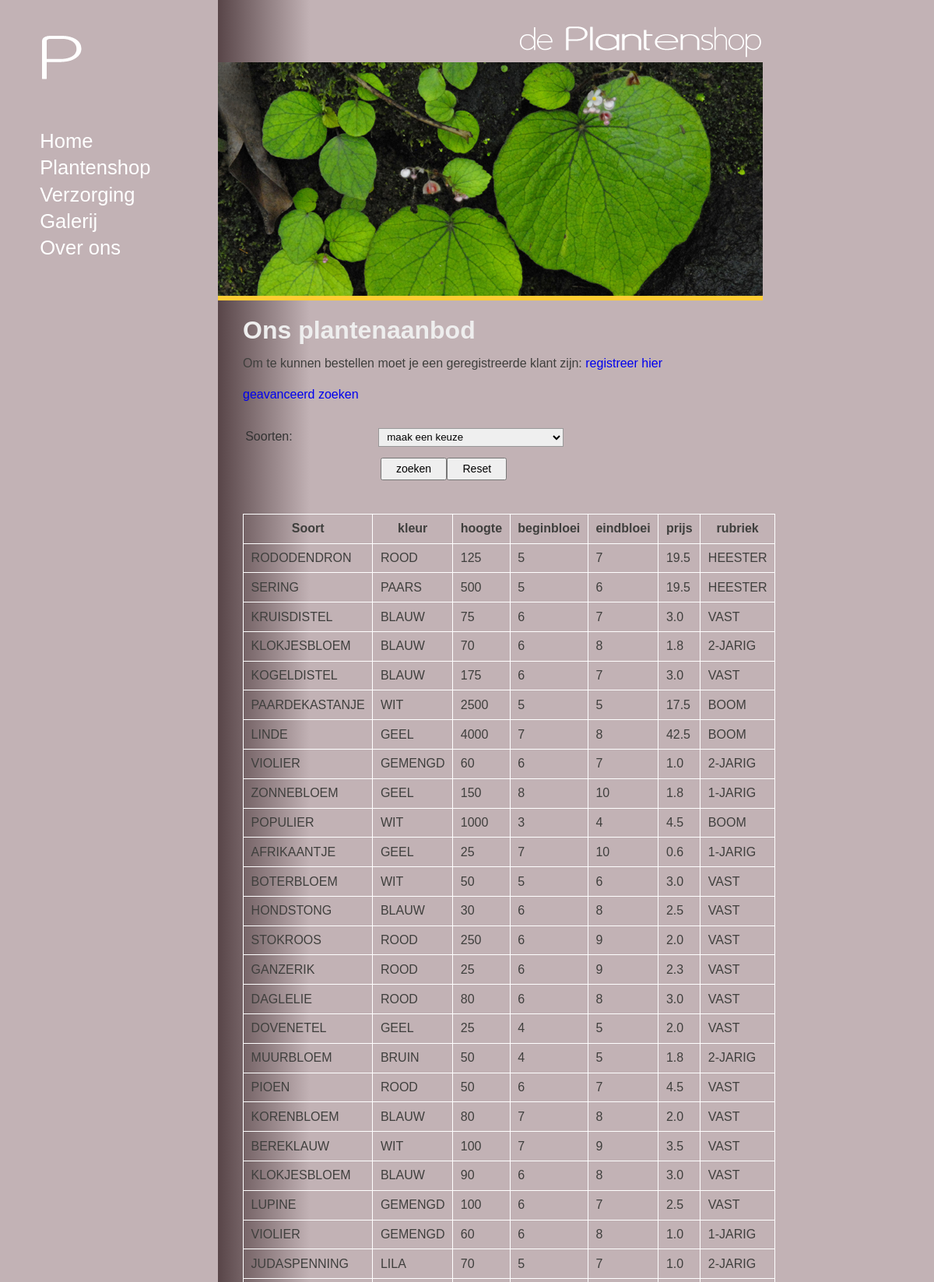
The app's page /index.php?page=shop (upper part) with its own data.
### tables this page shows
CREATE TABLE IF NOT EXISTS `planten` (
  `art_code` int(10) unsigned NOT NULL AUTO_INCREMENT,
  `plantennm` varchar(16) NOT NULL,
  `kleur` varchar(7) DEFAULT NULL,
  `hoogte` int(10) unsigned DEFAULT NULL,
  `bl_b` int(10) unsigned DEFAULT NULL,
  `bl_e` int(10) unsigned DEFAULT NULL,
  `prijs` double(15,1) DEFAULT NULL,
  `soort_id` int(10) unsigned NOT NULL,
  PRIMARY KEY (`art_code`) USING BTREE
);

CREATE TABLE IF NOT EXISTS `soorten` (
  `soort_id` int(10) unsigned NOT NULL AUTO_INCREMENT,
  `soort` varchar(45) NOT NULL,
  PRIMARY KEY (`soort_id`)
);

### services/plantenservice.php (called while the page is built, shortened)
<?php
require_once(__ROOT__.'/data/plantendao.php');
require_once(__ROOT__."/man/displayManager.php");
$Plant_DAO 	= new PlantenDAO();
$DM  		= new DisplayManager();
class PlantenService{
	public function geefTabelPlantenAdvanced($soort_id,$kleur, $hoogte_min, $hoogte_max){
		global $Plant_DAO;
		global $DM;
		$arrPlanten = $Plant_DAO->getArrayPlantenAdvanced($soort_id,$kleur, $hoogte_min, $hoogte_max);
		$titels = array("Soort","kleur","hoogte","beginbloei","eindbloei","prijs","rubriek");
		array_unshift($arrPlanten,$titels);
		$tbl_planten = $DM->arrayNaarTabelMKoppen($arrPlanten,"omlijnd","plantenlijst");
		return $tbl_planten;
	}
	public function geefDDAlleSoorten(){
		global $Plant_DAO;
		global $DM;
		$soorten 			= $Plant_DAO->getArrayAlleSoorten();
		$soortendropdown 	= $DM->soortenDropdown("soort_id",$soorten, null, "kies een soort",  false);
		return $soortendropdown;
	}
}
?>

### data/plantendao.php (called while the page is built, shortened)
<?php
require_once("entities/soorten.php");
class PlantenDAO extends AbstractDAO{
	public function getArrayPlantenAdvanced($soort_id, $kleur, $hoogte_min, $hoogte_max){
			$kleur 		= (empty($kleur))?"%":$kleur;
			$hoogte_min = intval($hoogte_min);
			$hoogte_max = intval($hoogte_max);
			$soort_id 	= (empty($soort_id))?"%":$soort_id;
			$sql  =  "SELECT p.art_code as code, p.plantennm as naam, p.kleur, p.hoogte, p.bl_b as beginbloei, p.bl_e as eindebloei, p.prijs, s.soort";
			$sql .= " FROM planten p ";
			$sql .= " INNER JOIN soorten s ON p.soort_id = s.soort_id";
			$sql .= " WHERE (p.kleur LIKE '".$kleur."'";
			$sql .= ")";
			$sql .= " AND p.hoogte	>".$hoogte_min. " AND p.hoogte<".$hoogte_max ;
			$sql .= " AND p.soort_id like '".$soort_id ."' ";
			$arrPlanten = array();
			$db = $this->createConnection();
			$result = $db->query($sql);
			if($result){
				while ($row = $result->fetch_array()){
					$plant = array($row["naam"],$row["kleur"],$row["hoogte"],$row["beginbloei"],$row["eindebloei"],$row["prijs"],$row["soort"]);
					array_push($arrPlanten,$plant);
				}
			}
			return $arrPlanten;
	}
	public function getArrayAlleSoorten(){
		$soorten = array();
		$db = $this->createConnection();
		$sql = "select * from soorten";
		$result = $db->query($sql);
		if($result){
			while ($row = $result->fetch_array()){
				$soort = new Soort($row["soort_id"],$row["soort"]);
				array_push($soorten,$soort);
			}
		}
		return $soorten;
	}
}
?>

### entities/soorten.php (called while the page is built, shortened)
<?php
class Soort {
	private $soort;
	private $soort_id;
	public function setSoortId($soort_id){
			$this->soort_id=$soort_id;
	}
	public function setSoort($soort){
		$this->soort=$soort;
	}
public function getSoortId(){
		return $this->soort_id;
	}
	public function getSoort(){
		return $this->soort;
	}
}
?>

### man/displayManager.php (the view, shortened to what this page needs)
<?php
require_once("HTMLManager.php");
class DisplayManager {
public function soortenDropdown($name,$soorten, $CSSclass=null, $title=null, $multiple=false){
	$a =  array();
	foreach ($soorten as $soort){
			$a[$soort->getSoortId()] = $soort->getSoort();
	}
	$dd = new DropDown($name, $a, $CSSclass, $title, null,  "maak een keuze", false, $multiple);
	return $dd;
}
	public function arrayNaarTabelMKoppen($lijst, $CSSclass=null, $id=null){
		$aantalRijen = count($lijst);
		$aantalKols = count($lijst[0]);
		$c = ($CSSclass==null)?"":" class='$CSSclass'";
		$i = ($id==null)?"":" id='$id'";
		$t = "<table $i $c>";
		$t .= "<thead><tr>";
		for($i=0;$i<$aantalKols;$i++){
			$t .= "<th>".$lijst[0][$i]."</th>" ;
			}
		$t .= "</tr></thead>";
		$t .= "<tbody>";
		for($i=1;$i<$aantalRijen;$i++){
			$t .= "<tr>";
			for($j=0;$j<$aantalKols;$j++){
				$t .= "<td>".$lijst[$i][$j]."</td>";
				}
			$t .= "</tr>";
		}
		$t .= "</tbody>";
		$t .= "</table>";
    	return $t;
    }
}
?>

### content/inhoud.php (shortened to what this page needs)
<?php
require_once("services/plantenservice.php");
$PS 	= new PlantenService();
function getMenu(){
	$str = "<ul id='menu'>
				<li><a href='index.php'>Home</a></li>
				<li><a href='index.php?page=shop'>Plantenshop</a></li>
				<li><a href='index.php?page=zorg'>Verzorging</a></li>
				<li><a href='index.php?page=galerij'>Galerij</a></li>
				<li><a href='index.php?page=about'>Over ons</a></li>
			</ul>";
	return $str;
}
function getPlanten($soort_id, $kleur, $hoogte_min, $hoogte_max){
	global $PS;
	$tbl_Planten 		= $PS->geefTabelPlantenAdvanced($soort_id, $kleur, $hoogte_min, $hoogte_max);
	$soortendropdown 	= $PS->geefDDAlleSoorten();
	$kleurendropdown 	= $PS->geefDDAlleKleuren();
	$soorten_dd 		= $soortendropdown	->parse();
	$kleuren_dd 		= $kleurendropdown	->parse();
	$str =  "<section>
			<h2>Ons plantenaanbod</h2>
    		<p>Om te kunnen bestellen moet je een geregistreerde klant zijn: <a href='index.php?page=registreer'>registreer hier</a></p>
			</section>";
	$str .= "<section>
			<div id='zoeken'>
      		<p><a id='adv_zoeken_link' href='#'>geavanceerd zoeken</a></p>
			<form name='frm1' id='frm1' class='cmxform' action='index.php' method='get'>
			<input type='hidden' name='page' value='shop' />
			<div><label for='soort_id'>Soorten: </label>". $soorten_dd . "</div>";
		$str .= "
				<div id='adv_zoeken' style='display:none' >";
		$str .= "<div><label for='kleur'>kleur: </label>". $kleuren_dd . "</div>";
		$str .= "<div>
					<label for='hoogte'>hoogte tussen: </label>
					<div class='controlbox vert'>
					<input type='text' id='hoogte_min' name='hoogte_min' size='4' class='kort' value='0'  /> en
					<input type='text' id='hoogte_max' name='hoogte_max' size='4' class='kort' value='5000' />
					</div>
					</div>";
		$str .= "<div>
					<label></label>
					<div class='controlbox vert'>
					</div>
					</div>";
		$str .= "</div>
				";
	$str .= "<div><label></label><div class='controlbox hor'><input type='submit' value='zoeken' /><input type='reset' /></div></div>
      		</form>
			</div>
			</section>";
	$str .= "<section>". $tbl_Planten. "</section>";
	return $str;
}
?>

### man/HTMLManager.php (shortened to what this page needs)
<?php
class HTMLElement {
	protected $id;
	protected $CSSclass;
	public function getId(){
		return $this->id;
	}
	public function getCSSclass(){
		return $this->CSSclass;
	}
	public function setId($id){
		$this->id = (string) $id;
	}
}
class Dropdown extends HTMLElement{
	private $defaultValue = array();
	private $selected;
	protected $values = array();
	public function __construct($name, array $values, $CSSclass=null, $title=null, $selected=null, $firstOption=null, $valueIsLabel=false, $multiple=false){
		$this->title = "";
	}
	public function setName($name){
		$this->name = (string) $name;
	}
	private function setValues(array $values = array()){
		foreach ($values as $key => $value){
			$this->values[$key] = $value;
		}
	}
	private function setFirstOption($label, $value=null){
		$this->defaultValue = array($label,$value);
	}
	public function setValueIsLabel($valueIsLabel){
		$this->valueIsLabel = (boolean) $valueIsLabel;
	}
	public function setMultiple($multiple){
		$this->multiple = (boolean) $multiple;
	}
	public function setTitle($title){
		$this->title = (string) $title;
	}
	public function getDefaultValue(){
		return $this->defaultValue;
	}
	public function getSelected(){
		return $this->selected;
	}
	public function getName(){
		return $this->name;
	}
	public function getValueIsLabel(){
		return $this->valueIsLabel;
	}
	private function makeOption($label, $value=null, $selected=false){
		$o  = "<option";
		$o .= " value='" . $value. "'";
		$o .= ">" . $label;
		$o .= "</option>\r\n";
		return $o;
	}
	public function parse(){
		$e = "<select id='".$this->getId()."' name='".$this->getId()."' title='".$this->title."' ";
		$e .= ">\r\n";
		$dv = $this->getDefaultValue();
		if(($this->multiple===false) && (count($dv)!=0)) $e .=  $this->makeOption($dv[0], $dv[1],false);
		foreach($this->values as $value => $label){
			$s = ($this->getSelected()==$label)?true:false;
			$v = ($this->getValueIsLabel()==true)?$label:$value;
			$e .=  $this->makeOption($label, $v, $s);
		}
		$e .= "</select>\r\n";
		return $e;
	}
}
?>

### index.php (shortened to what this page needs)
<?php
require_once(__ROOT__."/data/plantendao.php");
require_once(__ROOT__."/content/inhoud.php");
$tpl['title'] 							= "de Plantenshop, een vdab jQuery tutorial";
$tpl['body_id']							= "";
$tpl['links'] 							= getMenu();
$tpl['rechts'] 							= "";
$tpl['paginaScripts']					= "";
$tpl['paginaStylesheets']				= "";
$tpl['dyn'] 							= "";
if(isset($_GET['page'])){
	$page = $_GET['page'];
	switch ($page){
		case "shop":
			$soort_id 					= (isset($_GET['soort_id']))	?$_GET['soort_id']			:'%';
			$kleur 						= (isset($_GET['kleur']))		?$_GET['kleur']				:'%';
			$hoogte_min 				= (isset($_GET['hoogte_min']))	?intval($_GET['hoogte_min']):0;
			$hoogte_max 				= (isset($_GET['hoogte_max']))	?intval($_GET['hoogte_max']):5000;
			$tpl['title'] 				= "de Plantenshop: ons aanbod";
			$tpl['body_id'] 			= "shop";
			$tpl['rechts'] 				= getPlanten($soort_id, $kleur, $hoogte_min, $hoogte_max);
			break;
		}
	}
else {
		$tpl['body_id'] 				= "home";
		$tpl['rechts'] 					= getHome();
}
$tm = new TemplateManager();
$html = $tm->template($tpl);
echo $html;
?>

### css/plantenshop.css (style rules this page uses)
body { background:#C2B2B5; color:#FFFFFF; font-family:Verdana,Tahoma,sans-serif; font-size:100%; font-size-adjust:none; font-stretch:normal; font-style:normal; font-variant:normal; font-weight:normal; line-height:1.5em; }
body, div, dl, dt, dd, ul, ol, li, h1, h2, h3, h4, h5, h6, pre, form, fieldset, input, textarea, blockquote, th, td, p, table { margin:0; padding:0; }
a { text-decoration:none; }
ol, ul { list-style-image:none; list-style-position:outside; list-style-type:none; }
table { table-layout:auto; empty-cells:show; border-collapse: collapse; border:none; margin-bottom: 1em; }
th , td { border:none; margin:2px; padding:0.4em 0.6em; }
table.omlijnd, table.omlijnd td, table.omlijnd th { border:1px solid white; }
form, input, select, textarea { display:inline; }
aside { float:left; width:20%; min-width:280px; }
#right { float:left; width:60%; min-width:700px; padding-right:18px; background: #584548; background: -moz-linear-gradient(left, #584548 0%, #c2b2b5 16%, #c2b2b5 100%); background: -webkit-gradient(linear, left top, right top, color-stop(0%,#584548), color-stop(16%,#c2b2b5), color-stop(100%,#c2b2b5)); background: -webkit-linear-gradient(left, #584548 0%,#c2b2b5 16%,#c2b2b5 100%); background: -o-linear-gradient(left, #584548 0%,#c2b2b5 16%,#c2b2b5 100%); background: -ms-linear-gradient(left, #584548 0%,#c2b2b5 16%,#c2b2b5 100%); background: linear-gradient(to right, #584548 0%,#c2b2b5 16%,#c2b2b5 100%); filter: progid:DXImageTransform.Microsoft.gradient( startColorstr='#584548', endColorstr='#c2b2b5',GradientType=1 ); }
section { color:#3F3F3D; padding-left: 2em; margin-bottom:1em; }
article h2, article h3, article h4,section h2, section h3, section h4 { font-family:Arial, Helvetica, sans-serif; margin-top: 0.8em; margin-bottom: 0.6em; }
article h2,section h2 { font-size:2em; color:#EEE; }
#foto { width:700px; height:300px; background:transparent url(../images/rust3.png) no-repeat scroll left top; border-bottom:6px solid #FFFFFF; }
#shop #foto { background-image:url(../images/groen.png); border-bottom-color:#FC3; }
#menu { margin-left: 2em; font-family:Verdana, Arial, Helvetica, sans-serif; font-size:1.6em; }
#menu li { padding: 0.2em 0 }
#menu a { color:white; }
#logo { margin: 2em 0 2em 3em; width:100px; height:100px; background:transparent url(../images/p_logo.png) no-repeat scroll left top; }
#titel { width:700px; height:80px; text-align:right; background:transparent url(../images/p_titel.png) no-repeat scroll 100% 100%; }

### css/forms.css (style rules this page uses)
form { font-size: 1em; color: #333; padding:1em; }
form>div, form>div>div, form>fieldset>div { position:relative; clear: left; display: block; zoom: 1; margin: 0.3em 0 0 0; padding: 0.1em 0.2em; }
form select { border: 1px solid #999; padding: 0.2em 0.5em; width: 35%; min-width:7em; }
button, input[type="button"],input[type="submit"], input[type="reset"] { display: inline-block; padding: 0.3em 1.3em; font-size: 0.875em; }
label { float:none; display: inline; padding:0 ; min-height: 0.875em; text-align: left; }
form label { float:left; display: block; position:relative; width: 25%; margin:0 ; }
form .controlbox { width: 35%; display: inline-block; }

### records on screen
planten: plantennm "RODODENDRON", kleur "ROOD", hoogte "125", bl_b "5", bl_e "7", prijs "19.5"
soorten: soort "HEESTER"
planten: plantennm "SERING", kleur "PAARS", hoogte "500", bl_b "5", bl_e "6", prijs "19.5"
planten: plantennm "KRUISDISTEL", kleur "BLAUW", hoogte "75", bl_b "6", bl_e "7", prijs "3.0"
soorten: soort "VAST"
planten: plantennm "KLOKJESBLOEM", kleur "BLAUW", hoogte "70", bl_b "6", bl_e "8", prijs "1.8"
soorten: soort "2-JARIG"
planten: plantennm "KOGELDISTEL", kleur "BLAUW", hoogte "175", bl_b "6", bl_e "7", prijs "3.0"
planten: plantennm "PAARDEKASTANJE", kleur "WIT", hoogte "2500", bl_b "5", prijs "17.5"
soorten: soort "BOOM"
planten: plantennm "LINDE", kleur "GEEL", hoogte "4000", bl_b "7", bl_e "8", prijs "42.5"
planten: plantennm "VIOLIER", kleur "GEMENGD", hoogte "60", bl_b "6", bl_e "7", prijs "1.0"
planten: plantennm "ZONNEBLOEM", kleur "GEEL", hoogte "150", bl_b "8", bl_e "10", prijs "1.8"
soorten: soort "1-JARIG"
planten: plantennm "POPULIER", kleur "WIT", hoogte "1000", bl_b "3", bl_e "4", prijs "4.5"
planten: plantennm "AFRIKAANTJE", kleur "GEEL", hoogte "25", bl_b "7", bl_e "10", prijs "0.6"
planten: plantennm "BOTERBLOEM", kleur "WIT", hoogte "50", bl_b "5", bl_e "6", prijs "3.0"
planten: plantennm "HONDSTONG", kleur "BLAUW", hoogte "30", bl_b "6", bl_e "8", prijs "2.5"
planten: plantennm "STOKROOS", kleur "ROOD", hoogte "250", bl_b "6", bl_e "9", prijs "2.0"
planten: plantennm "GANZERIK", kleur "ROOD", hoogte "25", bl_b "6", bl_e "9", prijs "2.3"
planten: plantennm "DAGLELIE", kleur "ROOD", hoogte "80", bl_b "6", bl_e "8", prijs "3.0"
planten: plantennm "DOVENETEL", kleur "GEEL", hoogte "25", bl_b "4", bl_e "5", prijs "2.0"
planten: plantennm "MUURBLOEM", kleur "BRUIN", hoogte "50", bl_b "4", bl_e "5", prijs "1.8"
planten: plantennm "PIOEN", kleur "ROOD", hoogte "50", bl_b "6", bl_e "7", prijs "4.5"
planten: plantennm "KORENBLOEM", kleur "BLAUW", bl_b "7", bl_e "8", prijs "2.0"
planten: plantennm "BEREKLAUW", kleur "WIT", hoogte "100", bl_b "7", bl_e "9", prijs "3.5"
planten: plantennm "KLOKJESBLOEM", kleur "BLAUW", hoogte "90", bl_b "6", bl_e "8", prijs "3.0"
planten: plantennm "LUPINE", kleur "GEMENGD", hoogte "100", bl_b "6", bl_e "7", prijs "2.5"
planten: plantennm "VIOLIER", kleur "GEMENGD", hoogte "60", bl_b "6", bl_e "8", prijs "1.0"
planten: plantennm "JUDASPENNING", kleur "LILA", hoogte "70", bl_b "5", bl_e "7", prijs "1.0"

### other values on screen
$lijst[0][$i] "Soort"
$lijst[0][$i] "kleur"
$lijst[0][$i] "hoogte"
$lijst[0][$i] "beginbloei"
$lijst[0][$i] "eindbloei"
$lijst[0][$i] "prijs"
$lijst[0][$i] "rubriek"
$lijst[$i][$j] "5"
$lijst[$i][$j] "80"
